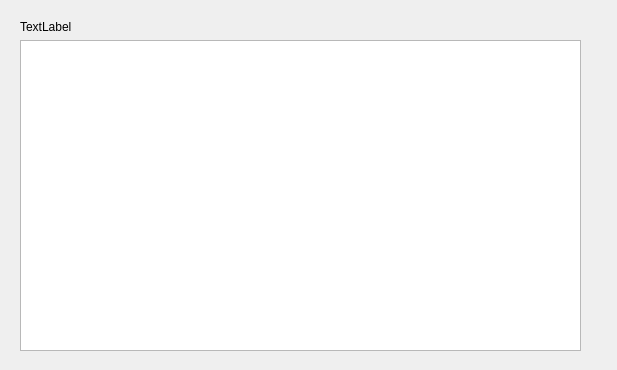
<?xml version="1.0" encoding="UTF-8"?>
<ui version="4.0">
 <class>Form</class>
 <widget class="QWidget" name="Form">
  <property name="geometry">
   <rect>
    <x>0</x>
    <y>0</y>
    <width>617</width>
    <height>370</height>
   </rect>
  </property>
  <property name="windowTitle">
   <string>Form</string>
  </property>
  <widget class="QWidget" name="verticalLayoutWidget">
   <property name="geometry">
    <rect>
     <x>20</x>
     <y>20</y>
     <width>561</width>
     <height>331</height>
    </rect>
   </property>
   <layout class="QVBoxLayout" name="verticalLayout">
    <property name="sizeConstraint">
     <enum>QLayout::SetMinAndMaxSize</enum>
    </property>
    <item>
     <widget class="QLabel" name="label">
      <property name="text">
       <string>TextLabel</string>
      </property>
     </widget>
    </item>
    <item>
     <widget class="QListView" name="listView"/>
    </item>
   </layout>
  </widget>
 </widget>
 <resources/>
 <connections/>
</ui>
